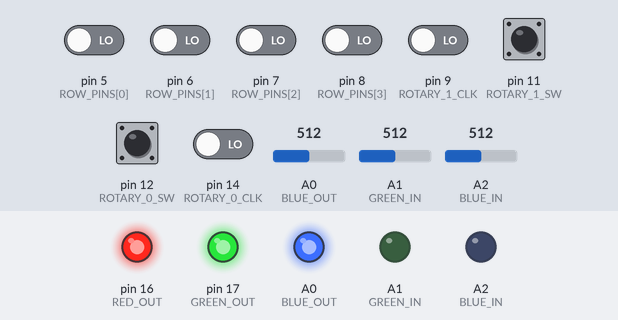
Recording of a sketch running on a simulated Arduino Leonardo, built for the host (arithmetic inside an expression is 32-bit, double 64-bit). Parts: output pins drawn as LEDs (lit = HIGH). The test bench sets the inputs (shaded band); at power-on: pin 11 (ROTARY_1_SW), pin 12 (ROTARY_0_SW) HIGH, pin 5 (ROW_PINS[0]), pin 6 (ROW_PINS[1]), pin 7 (ROW_PINS[2]), pin 8 (ROW_PINS[3]), pin 9 (ROTARY_1_CLK), pin 14 (ROTARY_0_CLK) LOW, A0 (BLUE_OUT) = 512, A1 (GREEN_IN) = 512, A2 (BLUE_IN) = 512. USB keyboard and mouse output is not drawn; pins used as bus, display or sensor lines are not drawn.

Above: at 1.2 s.
1.3 s: A0 (BLUE_OUT) set to 497
2.8 s: A0 (BLUE_OUT) set to 477
At 3.6 s:
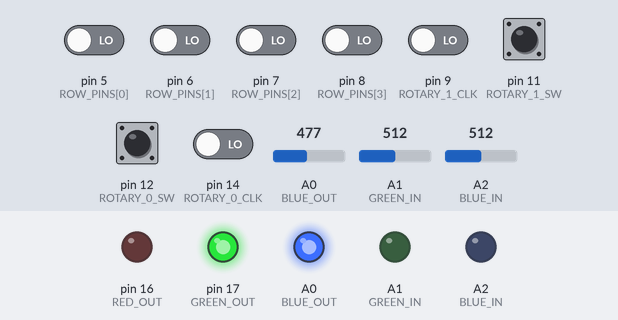
4.3 s: A1 (GREEN_IN) set to 474
At 4.8 s:
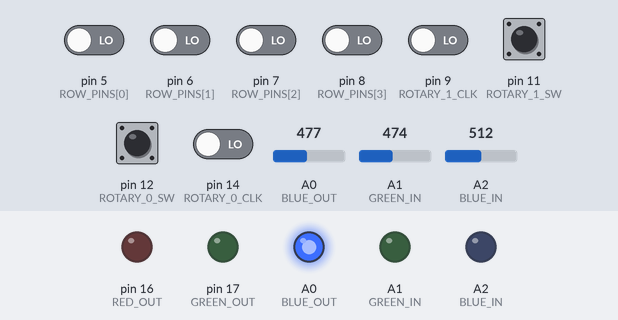
5.8 s: A2 (BLUE_IN) set to 493
7.3 s: A2 (BLUE_IN) set to 477
At 8.3 s:
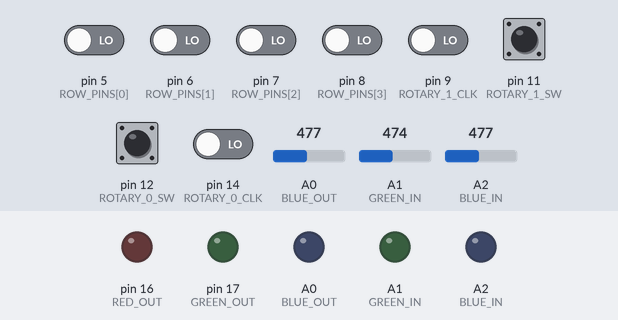
8.8 s: A1 (GREEN_IN) set to 511
At 9.4 s:
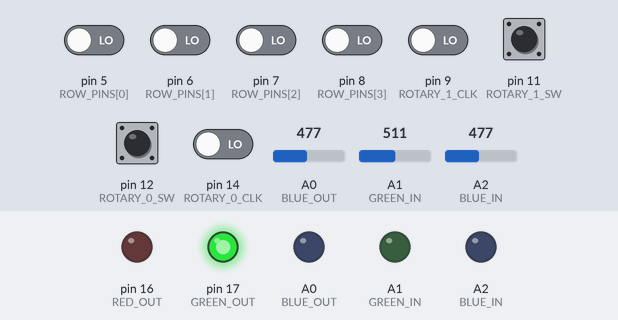
Timing chart, 0 to 54.7 s (numbered marks = the images above; inputs shaded):
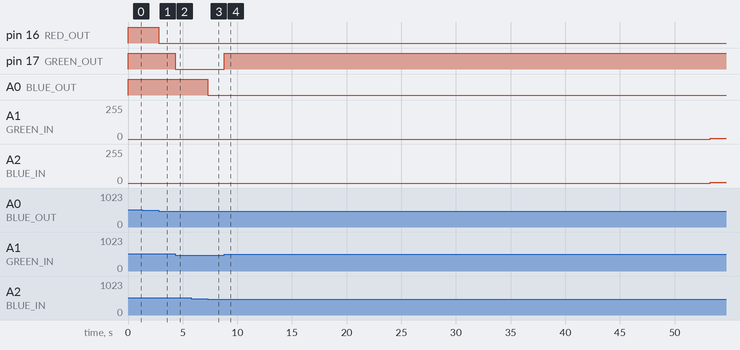

The sketch:

cyberpad.ino
```cpp
#include <Keyboard.h>

#define RED_OUT 16
#define GREEN_OUT 17
#define BLUE_OUT 18

#define RED_IN A0
#define GREEN_IN A1
#define BLUE_IN A2

#define ROTARY_0_SW 12
#define ROTARY_0_DT 13
#define ROTARY_0_CLK 14

#define ROTARY_1_SW 11
#define ROTARY_1_DT 10
#define ROTARY_1_CLK 9

const uint8_t ROW_PINS[4] = {5, 6, 7, 8};
const uint8_t COL_PINS[4] = {20, 19, 21, 22};

const uint8_t KEYMAP[4][4] = {
  {KEY_F13, KEY_F14, KEY_F15, KEY_F16},
  {KEY_F17, KEY_F18, KEY_F19, KEY_F20},
  {KEY_F21, KEY_F22, KEY_F23, KEY_F24},
  {KEY_KP_SLASH, KEY_KP_ASTERISK, KEY_KP_MINUS, KEY_KP_PLUS},
};

const uint8_t ROT_MAP[2][2] = {
  {KEY_DOWN_ARROW, KEY_UP_ARROW},
  {KEY_PAGE_DOWN, KEY_PAGE_UP},
};

const uint8_t ROT_SWITCH_MAP[2] = {KEY_HOME, KEY_END};

uint16_t prev_state = 0;
uint8_t prev_rot_0 = 0;
uint8_t prev_rot_1 = 0;
uint8_t prev_rot_sw_0 = 0;
uint8_t prev_rot_sw_1 = 0;

void setup() {
  Serial.begin(9600);
  Keyboard.begin();

  pinMode(RED_OUT, OUTPUT);
  pinMode(GREEN_OUT, OUTPUT);
  pinMode(BLUE_OUT, OUTPUT);
  pinMode(RED_IN, INPUT);
  pinMode(GREEN_IN, INPUT);
  pinMode(BLUE_IN, INPUT);

  for(int i = 0; i < 4; i++)
    pinMode(COL_PINS[i], OUTPUT);
  for(int i = 0; i < 4; i++)
    pinMode(ROW_PINS[i], INPUT_PULLDOWN);

  pinMode(ROTARY_0_SW, INPUT_PULLUP);
  pinMode(ROTARY_0_DT, INPUT);
  pinMode(ROTARY_0_CLK, INPUT);
  pinMode(ROTARY_1_SW, INPUT_PULLUP);
  pinMode(ROTARY_1_DT, INPUT);
  pinMode(ROTARY_1_CLK, INPUT);

  prev_rot_0 = digitalRead(ROTARY_0_CLK);
  prev_rot_1 = digitalRead(ROTARY_1_CLK);
  prev_rot_sw_0 = digitalRead(ROTARY_0_SW);
  prev_rot_sw_1 = digitalRead(ROTARY_1_SW);
}

void loop() {
  // RGB controls
  uint16_t red_val = map(analogRead(RED_IN), 0, 1024, 0, 270);
  uint16_t green_val = map(analogRead(GREEN_IN), 0, 1024, 0, 270);
  uint16_t blue_val = map(analogRead(BLUE_IN), 0, 1024, 0, 270);
  analogWrite(RED_OUT, red_val);
  analogWrite(GREEN_OUT, green_val);
  analogWrite(BLUE_OUT, blue_val);

  uint16_t state = 0;
  for (int i = 0; i < 4; i++) {
    for (int j = 0; j < 4; j++) {
      digitalWrite(COL_PINS[i], HIGH);
      if (digitalRead(ROW_PINS[j]) == HIGH) {
        state |= 1 << (j * 4 + i);
      }
      digitalWrite(COL_PINS[i], LOW);
    }
  }
  for (int i = 0; i < 4; i++) {
    for (int j = 0; j < 4; j++) {
      unsigned short mask = 1 << (j * 4 + i);
      bool key_state = state & mask;
      bool prev_key_state = prev_state & mask;
      auto keycode = KEYMAP[j][i];
      if (key_state ^ prev_key_state) {
        if (key_state) {
          Keyboard.press(keycode);
        } else {
          Keyboard.release(keycode);
        }
      }
    }
  }
  prev_state = state;

  uint8_t rot_state = digitalRead(ROTARY_0_CLK);
  if (rot_state != prev_rot_0) {
    if (digitalRead(ROTARY_0_DT) != rot_state) {
      Keyboard.write(ROT_MAP[0][0]);
    } else {
      Keyboard.write(ROT_MAP[0][1]);
    }
  }
  prev_rot_0 = rot_state;

  rot_state = digitalRead(ROTARY_1_CLK);
  if (rot_state != prev_rot_1) {
    if (digitalRead(ROTARY_1_DT) != rot_state) {
      Keyboard.write(ROT_MAP[1][0]);
    } else {
      Keyboard.write(ROT_MAP[1][1]);
    }
  }
  prev_rot_1 = rot_state;

  if (digitalRead(ROTARY_0_SW) == LOW && prev_rot_sw_0 == HIGH) {
    Keyboard.press(ROT_SWITCH_MAP[0]);
  } else if (digitalRead(ROTARY_0_SW) == HIGH && prev_rot_sw_0 == LOW) {
    Keyboard.release(ROT_SWITCH_MAP[0]);
  }
  if (digitalRead(ROTARY_1_SW) == LOW && prev_rot_sw_1 == HIGH) {
    Keyboard.press(ROT_SWITCH_MAP[1]);
  } else if (digitalRead(ROTARY_1_SW) == HIGH && prev_rot_sw_1 == LOW) {
    Keyboard.release(ROT_SWITCH_MAP[1]);
  }
  prev_rot_sw_0 = digitalRead(ROTARY_0_SW);
  prev_rot_sw_1 = digitalRead(ROTARY_1_SW);

  delay(10);
  // put your main code here, to run repeatedly:
}
```

Measured:
- the behaviour switches between 486 and 485 on A0 (BLUE_OUT) (found by bisection; images 0 and 1)
- the behaviour switches between 486 and 485 on A1 (GREEN_IN) (found by bisection; images 1 and 2)
- the behaviour switches between 486 and 485 on A2 (BLUE_IN) (found by bisection; images 2 and 3)
- after the input at 1.3 s, every drawn part: stays the same
- after the input at 2.8 s, pin 16 (RED_OUT): HIGH → LOW at once
- after the input at 4.3 s, pin 17 (GREEN_OUT): HIGH → LOW at once
- after the input at 5.8 s, every drawn part: stays the same
- after the input at 7.3 s, A0 (BLUE_OUT): HIGH → LOW at once
- after the input at 8.8 s, pin 17 (GREEN_OUT): LOW → HIGH at once
